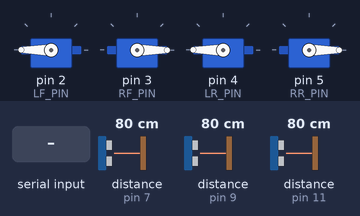
A sketch run on a simulated Arduino Uno, built with avr-gcc and run on an emulated ATmega328P. On the bench: 4 × servo. Wiring (inferred from the names in the program): 3 × ultrasonic range finder: trigger pin 6, echo pin 7 / trigger pin 8, echo pin 9 / trigger pin 10, echo pin 11. The test bench sets the inputs (shaded band); at power-on: distance to the obstacle (sensors on pin 7, pin 9, pin 11) 80 cm. The echo pulse lasts 58.3 µs per cm.

Above: at 1.2 s.
1.3 s: distance to the obstacle (sensor on pin 7) set to 27 cm
2.8 s: distance to the obstacle (sensor on pin 7) set to 23 cm
At 2.99 s:
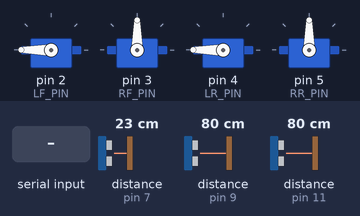
5.8 s: distance to the obstacle (sensor on pin 9) set to 36 cm
8.8 s: distance to the obstacle (sensor on pin 9) set to 31 cm
At 10.29 s:
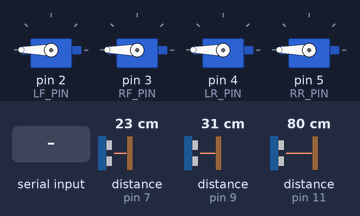
At 11.0 s:
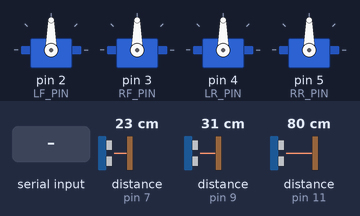
11.8 s: "LT\n" received over Serial
13.7 s: "START 1\n" received over Serial
At 14.19 s:
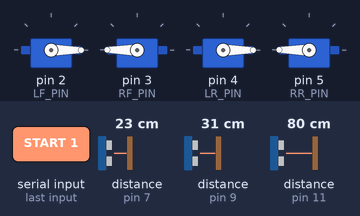
Timing chart, 0 to 17.7 s (numbered marks = the images above; inputs shaded):
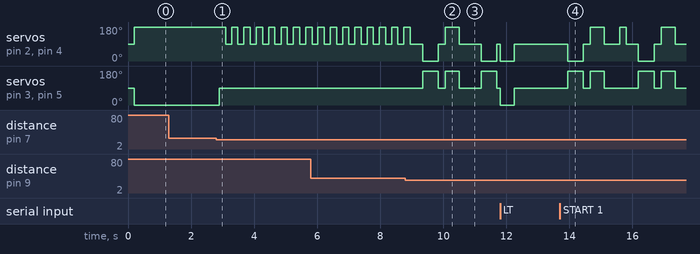

Measured:
- the behaviour switches between 26 and 25 cm on distance to the obstacle (sensor on pin 7) (found by bisection; images 0 and 1)
- the behaviour switches between 32 and 31 cm on distance to the obstacle (sensor on pin 9) (found by bisection; images 1 and 2)
- after the input at 1.3 s, every drawn part: stays the same
- after the input at 2.8 s, servo on pin 2 (LF_PIN), servo on pin 4 (LR_PIN): alternates 180° for 0.20 s and 90° for 0.19 s, starting after 0.29 s; servo on pin 3 (RF_PIN), servo on pin 5 (RR_PIN): 0° → 90° after 0.09 s
- after the input at 8.8 s, servo on pin 3 (RF_PIN), servo on pin 5 (RR_PIN): goes 180° 0.50 s, 90° 0.22 s, 180° 0.45 s, 90° 0.69 s, 180° 0.50 s, then 90°, starting after 0.54 s
- after the input at 13.7 s, servo on pin 2 (LF_PIN): 90° → 0° after 0.24 s, → 90° 0.50 s later, → 180° 0.22 s later, → 90° 0.45 s later, … (10 changes in this stretch); servo on pin 3 (RF_PIN): 90° → 180° after 0.24 s, → 90° 0.50 s later, → 180° 0.22 s later, → 90° 0.45 s later, … (8 changes in this stretch)

The sketch:

robot_cmd.ino
```cpp
/*
 * RoboMate LH-砺途
 * Four 360-degree wheel servos D2..D5
 * Ultrasonic sensors: front D8/D9, left D6/D7, right D10/D11
 * No LED or buzzer is used on this model.
 */
#include <Servo.h>

// ---------- Limits and timing ----------
#define MAX_STEPS       20
#define STOP_VALUE      90
#define STEP_MS         400
#define TURN_MS         450
#define TURN_AROUND_MS  900
#define FRONT_SAFE_CM   30
#define SIDE_SAFE_CM    30
#define SIDE_MIN_CM     25
#define BACKUP_MS       500
#define STOP_DELAY_MS   200
#define CLEAR_DELAY_MS  300
#define NUDGE_MS        200
#define SCAN_INTERVAL_MS 150

// ---------- Hardware pins from the assembly manual ----------
const byte LF_PIN = 2;
const byte RF_PIN = 3;
const byte LR_PIN = 4;
const byte RR_PIN = 5;

const byte LEFT_TRIG_PIN  = 6;
const byte LEFT_ECHO_PIN  = 7;
const byte FRONT_TRIG_PIN = 8;
const byte FRONT_ECHO_PIN = 9;
const byte RIGHT_TRIG_PIN = 10;
const byte RIGHT_ECHO_PIN = 11;

// The left and right wheel servos are mirror mounted.
const byte LF_FWD = 180;
const byte LF_REV = 0;
const byte RF_FWD = 0;
const byte RF_REV = 180;
const byte LR_FWD = 180;
const byte LR_REV = 0;
const byte RR_FWD = 0;
const byte RR_REV = 180;

Servo leftFront;
Servo rightFront;
Servo leftRear;
Servo rightRear;

bool autoMode = true;
bool turnRightChoice = true;
bool nudgeRightChoice = true;
unsigned long phaseAt = 0;
unsigned long lastScan = 0;
unsigned long turnDuration = TURN_MS;
String pendingCommand = "";

enum AutoPhase {
  AUTO_CRUISE,
  AUTO_STOP,
  AUTO_BACKUP,
  AUTO_BACKUP_STOP,
  AUTO_TURN,
  AUTO_CLEAR,
  AUTO_NUDGE
};

AutoPhase phase = AUTO_CRUISE;

// ---------- Basic wheel and sensor functions ----------
void stopAll() {
  leftFront.write(STOP_VALUE);
  rightFront.write(STOP_VALUE);
  leftRear.write(STOP_VALUE);
  rightRear.write(STOP_VALUE);
}

void drive(byte leftFrontValue, byte rightFrontValue,
           byte leftRearValue, byte rightRearValue) {
  leftFront.write(leftFrontValue);
  rightFront.write(rightFrontValue);
  leftRear.write(leftRearValue);
  rightRear.write(rightRearValue);
}

int readDistance(byte trigPin, byte echoPin) {
  digitalWrite(trigPin, LOW);
  delayMicroseconds(2);
  digitalWrite(trigPin, HIGH);
  delayMicroseconds(10);
  digitalWrite(trigPin, LOW);

  unsigned long echoUs = pulseIn(echoPin, HIGH, 30000UL);
  if (!echoUs) return 999;
  return (int)(echoUs * 0.0343f / 2.0f);
}

void moveFor(byte leftFrontValue, byte rightFrontValue,
             byte leftRearValue, byte rightRearValue,
             unsigned long durationMs) {
  autoMode = false;
  drive(leftFrontValue, rightFrontValue, leftRearValue, rightRearValue);

  unsigned long start = millis();
  while (millis() - start < durationMs) {
    if (Serial.available()) {
      String incoming = Serial.readStringUntil('\n');
      incoming.trim();
      incoming.toUpperCase();

      if (incoming == "STOP" || incoming == "HOME") {
        stopAll();
        return;
      }
      if (incoming.length()) pendingCommand = incoming;
    }
    delay(5);
  }

  stopAll();
}

void forward(int steps) {
  moveFor(LF_FWD, RF_FWD, LR_FWD, RR_FWD,
          (unsigned long)steps * STEP_MS);
}

void backward(int steps) {
  moveFor(LF_REV, RF_REV, LR_REV, RR_REV,
          (unsigned long)steps * STEP_MS);
}

void turnLeft(int steps) {
  // Left side reverse, right side forward.
  moveFor(LF_REV, RF_FWD, LR_REV, RR_FWD,
          (unsigned long)steps * TURN_MS);
}

void turnRight(int steps) {
  // Left side forward, right side reverse.
  moveFor(LF_FWD, RF_REV, LR_FWD, RR_REV,
          (unsigned long)steps * TURN_MS);
}

void startAutoTurn(bool right, unsigned long durationMs) {
  turnRightChoice = right;
  turnDuration = durationMs;

  if (right) {
    drive(LF_FWD, RF_REV, LR_FWD, RR_REV);
  } else {
    drive(LF_REV, RF_FWD, LR_REV, RR_FWD);
  }
}

void startNudge(bool right) {
  nudgeRightChoice = right;

  if (right) {
    // Left side forward, right side stopped: move away from a left wall.
    drive(LF_FWD, STOP_VALUE, LR_FWD, STOP_VALUE);
  } else {
    // Left side stopped, right side forward: move away from a right wall.
    drive(STOP_VALUE, RF_FWD, STOP_VALUE, RR_FWD);
  }
}

// ---------- Three-ultrasonic obstacle avoidance ----------
void runAuto() {
  unsigned long now = millis();

  switch (phase) {
    case AUTO_CRUISE: {
      if (now - lastScan < SCAN_INTERVAL_MS) return;
      lastScan = now;

      int front = readDistance(FRONT_TRIG_PIN, FRONT_ECHO_PIN);
      delay(15);
      int left = readDistance(LEFT_TRIG_PIN, LEFT_ECHO_PIN);
      delay(15);
      int right = readDistance(RIGHT_TRIG_PIN, RIGHT_ECHO_PIN);

      if (front <= FRONT_SAFE_CM) {
        stopAll();
        phase = AUTO_STOP;
        phaseAt = millis();
      } else if (left < SIDE_MIN_CM && right > SIDE_SAFE_CM) {
        startNudge(true);
        phase = AUTO_NUDGE;
        phaseAt = millis();
      } else if (right < SIDE_MIN_CM && left > SIDE_SAFE_CM) {
        startNudge(false);
        phase = AUTO_NUDGE;
        phaseAt = millis();
      } else {
        drive(LF_FWD, RF_FWD, LR_FWD, RR_FWD);
      }
      break;
    }

    case AUTO_STOP:
      stopAll();
      if (now - phaseAt >= STOP_DELAY_MS) {
        drive(LF_REV, RF_REV, LR_REV, RR_REV);
        phase = AUTO_BACKUP;
        phaseAt = now;
      }
      break;

    case AUTO_BACKUP:
      drive(LF_REV, RF_REV, LR_REV, RR_REV);
      if (now - phaseAt >= BACKUP_MS) {
        stopAll();
        phase = AUTO_BACKUP_STOP;
        phaseAt = now;
      }
      break;

    case AUTO_BACKUP_STOP:
      stopAll();
      if (now - phaseAt >= STOP_DELAY_MS) {
        int left = readDistance(LEFT_TRIG_PIN, LEFT_ECHO_PIN);
        delay(15);
        int right = readDistance(RIGHT_TRIG_PIN, RIGHT_ECHO_PIN);

        if (left > right && left > SIDE_SAFE_CM) {
          turnRightChoice = false;
          turnDuration = TURN_MS;
        } else if (right > left && right > SIDE_SAFE_CM) {
          turnRightChoice = true;
          turnDuration = TURN_MS;
        } else if (left > SIDE_SAFE_CM) {
          turnRightChoice = false;
          turnDuration = TURN_MS;
        } else if (right > SIDE_SAFE_CM) {
          turnRightChoice = true;
          turnDuration = TURN_MS;
        } else {
          // Both sides are blocked: turn around.
          turnRightChoice = true;
          turnDuration = TURN_AROUND_MS;
        }

        startAutoTurn(turnRightChoice, turnDuration);
        phase = AUTO_TURN;
        phaseAt = millis();
      }
      break;

    case AUTO_TURN:
      // No ultrasonic measurement is performed during this phase.
      if (now - phaseAt >= turnDuration) {
        stopAll();
        phase = AUTO_CLEAR;
        phaseAt = now;
      }
      break;

    case AUTO_CLEAR:
      stopAll();
      if (now - phaseAt >= CLEAR_DELAY_MS) {
        phase = AUTO_CRUISE;
        lastScan = millis();
      }
      break;

    case AUTO_NUDGE:
      if (now - phaseAt >= NUDGE_MS) {
        stopAll();
        phase = AUTO_CRUISE;
        lastScan = millis();
      }
      break;
  }
}

// ---------- Serial command handling ----------
void runCommand(String line) {
  line.trim();
  line.toUpperCase();
  if (!line.length()) return;

  String op = line;
  int steps = 1;
  int space = line.indexOf(' ');
  if (space > 0) {
    op = line.substring(0, space);
    steps = line.substring(space + 1).toInt();
  }
  steps = constrain(steps, 1, MAX_STEPS);

  if (op == "START") {
    autoMode = true;
    phase = AUTO_CRUISE;
    lastScan = 0;
  } else if (op == "STOP" || op == "HOME") {
    autoMode = false;
    phase = AUTO_CRUISE;
    stopAll();
  } else if (op == "FW") {
    forward(steps);
  } else if (op == "BW") {
    backward(steps);
  } else if (op == "LT") {
    turnLeft(steps);
  } else if (op == "RT") {
    turnRight(steps);
  } else if (op == "DIST") {
    Serial.print("FRONT ");
    Serial.print(readDistance(FRONT_TRIG_PIN, FRONT_ECHO_PIN));
    delay(15);
    Serial.print(" LEFT ");
    Serial.print(readDistance(LEFT_TRIG_PIN, LEFT_ECHO_PIN));
    delay(15);
    Serial.print(" RIGHT ");
    Serial.println(readDistance(RIGHT_TRIG_PIN, RIGHT_ECHO_PIN));
  }
}

// ---------- Arduino lifecycle ----------
void setup() {
  Serial.begin(115200);

  leftFront.attach(LF_PIN);
  rightFront.attach(RF_PIN);
  leftRear.attach(LR_PIN);
  rightRear.attach(RR_PIN);

  pinMode(LEFT_TRIG_PIN, OUTPUT);
  pinMode(LEFT_ECHO_PIN, INPUT);
  pinMode(RIGHT_TRIG_PIN, OUTPUT);
  pinMode(RIGHT_ECHO_PIN, INPUT);
  pinMode(FRONT_TRIG_PIN, OUTPUT);
  pinMode(FRONT_ECHO_PIN, INPUT);

  stopAll();
}

void loop() {
  if (pendingCommand.length()) {
    String command = pendingCommand;
    pendingCommand = "";
    runCommand(command);
  }

  if (Serial.available()) {
    runCommand(Serial.readStringUntil('\n'));
  }

  if (autoMode) runAuto();
}
```
